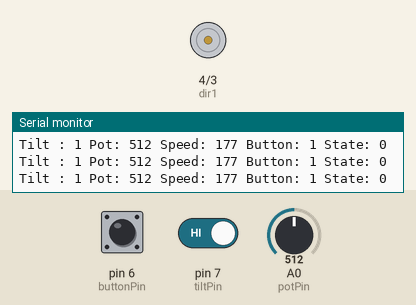
A sketch run on a simulated Arduino Uno, built with avr-gcc and run on an emulated ATmega328P. Parts: motor-driver pin pairs drawn as motors (green arrow = first pin HIGH = forward, orange = second pin HIGH = backward, longer = more drive, scaled by the enable pin), the last lines printed to the serial monitor. The inputs (shaded band) are chosen by the test bench; at power-on: pin 6 (buttonPin) HIGH, pin 7 (tiltPin) HIGH, A0 (potPin) = 512.

Above: at 1.2 s.
1.3 s: pin 6 (buttonPin) pulled LOW for 0.15 s
3.1 s: pin 7 (tiltPin) driven LOW
At 3.7 s:
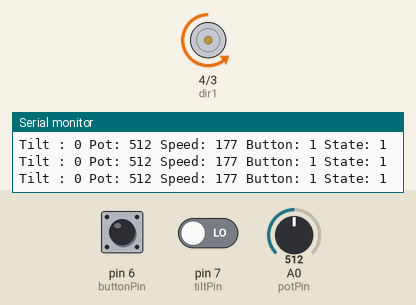
4.6 s: A0 (potPin) set to 716
At 5.2 s:
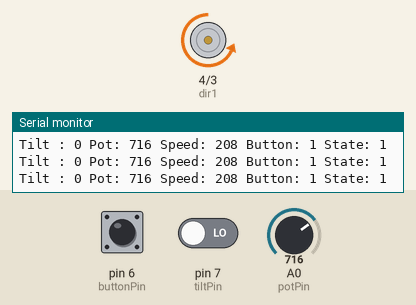
6.1 s: A0 (potPin) set to 122
At 6.7 s:
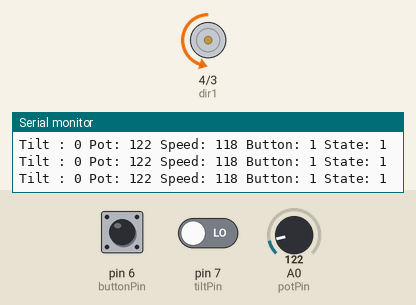
7.6 s: A0 (potPin) set to 511
At 8.2 s:
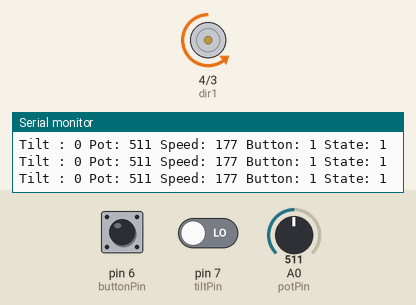
9.2 s: pin 6 (buttonPin) pulled LOW for 1 s
At 10.9 s:
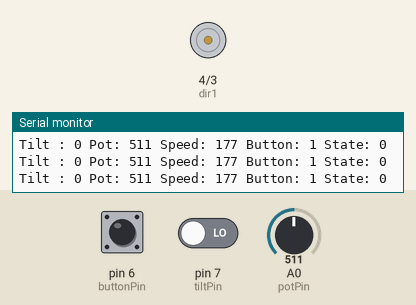
Timing chart, 0 to 12.4 s (numbered marks = the images above; inputs shaded):
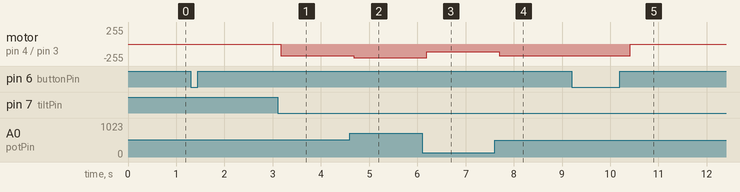

The sketch:

motor.ino
```cpp
int speedPin = 5;
int dir1 = 4;
int dir2 = 3;
int mSpeed;
int potPin = A0;
int potVal;
int buttonPin = 6;
int NewButtonVal;
int OldButtonVal = 1;
int mState = 0;
int tiltPin = 7;
int tiltVal;

void setup() {
  pinMode (speedPin, OUTPUT);
  pinMode (dir1, OUTPUT);
  pinMode (dir2, OUTPUT);
  pinMode (potPin, INPUT);
  pinMode (buttonPin, INPUT);
  digitalWrite (buttonPin, HIGH);
  pinMode (tiltPin, INPUT);
  digitalWrite (tiltPin, HIGH);
  Serial.begin (9600);
}

void loop() {
  NewButtonVal = digitalRead (buttonPin);
  delay (150);
  potVal = analogRead (potPin);
  tiltVal = digitalRead (tiltPin);
  mSpeed = (155. / 1023.) * potVal + 100;
  Serial.print ("Tilt : ");
  Serial.print (tiltVal);
  Serial.print (" Pot: ");
  Serial.print (potVal);
  Serial.print (" Speed: ");
  Serial.print (mSpeed);
  Serial.print (" Button: ");
  Serial.print (NewButtonVal);
  Serial.print (" State: ");
  Serial.println (mState);

  if  (NewButtonVal == 1 && OldButtonVal == 0) {
    if (mState == 0) {
      mState = 1;
    }else {
      mState = 0;
    }
  }
  OldButtonVal = NewButtonVal;

  if (mState == 1){
    digitalWrite (dir1, LOW);
    digitalWrite (dir2, HIGH);
    analogWrite (speedPin, mSpeed);
  }

  if (mState == 0 || tiltVal == 1){
    digitalWrite (dir1, LOW);
    digitalWrite (dir2, HIGH);
    analogWrite (speedPin, 0);
  }
}
```

Measured:
- after the input at 3.1 s, motor on pin 4 (dir1) / pin 3 (dir2): stopped → backward 177/255 after 0.07 s
- after the input at 4.6 s, motor on pin 4 (dir1) / pin 3 (dir2): backward 177/255 → backward 208/255 after 0.08 s
- after the input at 6.1 s, motor on pin 4 (dir1) / pin 3 (dir2): backward 208/255 → backward 118/255 after 0.09 s
- after the input at 7.6 s, motor on pin 4 (dir1) / pin 3 (dir2): backward 118/255 → backward 177/255 after 0.10 s
- after the input at 9.2 s, motor on pin 4 (dir1) / pin 3 (dir2): backward 177/255 → stopped after 1.2 s
